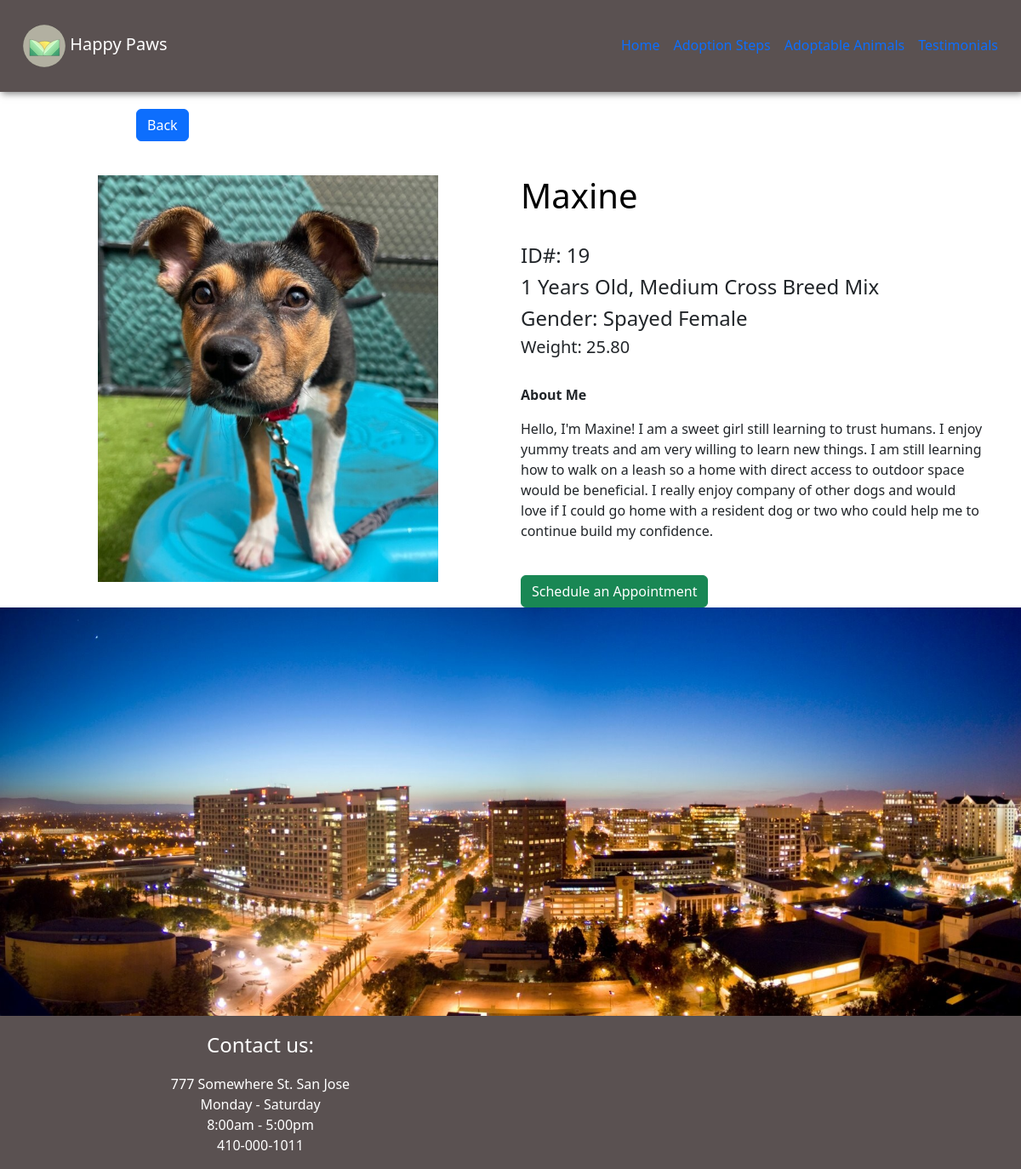
Screenshot of /Animals/19 with the database file from the repository.
### app.py (models this page shows, shortened)
class Animal(db.Model):
    __tablename__ = 'animals'
    id = db.Column(db.Integer, primary_key=True)
    name = db.Column(db.String(5), nullable=False)
    age = db.Column(db.Integer, nullable=True)
    species = db.Column(db.Integer, nullable=False)
    gender = db.Column(db.Integer, nullable=False)
    breed = db.Column(db.String(150), nullable=True)
    weight = db.Column(db.Numeric, nullable=True)
    description = db.Column(db.Text, nullable=True)
    image_path = db.Column(db.String(), nullable=True)
    date_added = db.Column(db.DateTime, default=datetime.utcnow)

### app.py (the view)
@app.route('/Animals/<int:id>')
def animalpage(id):
    animal = Animal.query.get_or_404(id)
    return render_template('Animalpage.html', animal = animal)

### templates/animalpage.html (shortened to what this page needs)
{% extends "base.html" %}
{%block body%}
<div class="container-fluid" style="padding-top: 20px">
    <div class="container ">
        <div class ="row">
            <div class="col" style="padding-left: 130px; padding-bottom: 40px;">
                <a href=" {{url_for('animals')}}" class="btn btn-primary" >Back</a>
            </div>
        </div>
        <div class="row">
          <div class="col text-center">
            {% if animal.image_path %}
            <img src="{{ url_for('static', filename='animal_images/' + animal.image_path)}}" class="card-img-top" alt="animal's image"
            style="max-width: 400px; max-height: 500px; object-fit: cover;">
            {% else %}
            <img src="{{ url_for('static', filename='images/default_image.jpg') }}" class="card-img-top" alt="default image"
            style="max-width: 400px; max-height: 500px; object-fit: cover;">
            {% endif %}
          </div>
          <div class="col">
            <h1 style="text-align: left"> {{animal.name}} </h1>
            <h4> ID#: {{animal.id}} </h4>
            <h4> {{animal.age}} Years Old,
                {% if animal.breed %}
                {{ animal.breed }}
                {% else %}
                Breed Unknown
                {% endif %}
            </h4>
            <h4> Gender:
                {% if animal.gender==0 %}
                  Male
                {% elif animal.gender==1 %}
                  Female
                {% elif animal.gender==2 %}
                  Neutered Male
                {% elif animal.gender==3 %}
                  Spayed Female
                {% endif %}
            </h4>
            <h5> Weight: {{'%0.2f'|format(animal.weight|float)}} </h5>
            <p style="font-weight: bold; font-size: 20;"> About Me </p>
            <p> {{ animal.description }} </p>
            <a href="{{url_for('schedule', id=animal.id)}}" class="btn btn-success"" > Schedule an Appointment </a>
          </div>
        </div>
    </div>
</div>
{%endblock%}

### static/styles/main.css (style rules this page uses)
h1 { text-align: center; color: black; }

### rows the page displays
Animal: image_path (picture), name "Maxine", id "19", age "1", breed "Medium Cross Breed Mix", weight "25.80", description "Hello, I'm Maxine! I am a sweet girl still learning to trust humans. I enjoy yummy treats and am very willing to learn new things. I am still learning how to walk on a leash so a home with direct access to outdoor space would be beneficial. I really enjoy company of other dogs and would love if I could go home with a resident dog or two who could help me to continue build my confidence."
